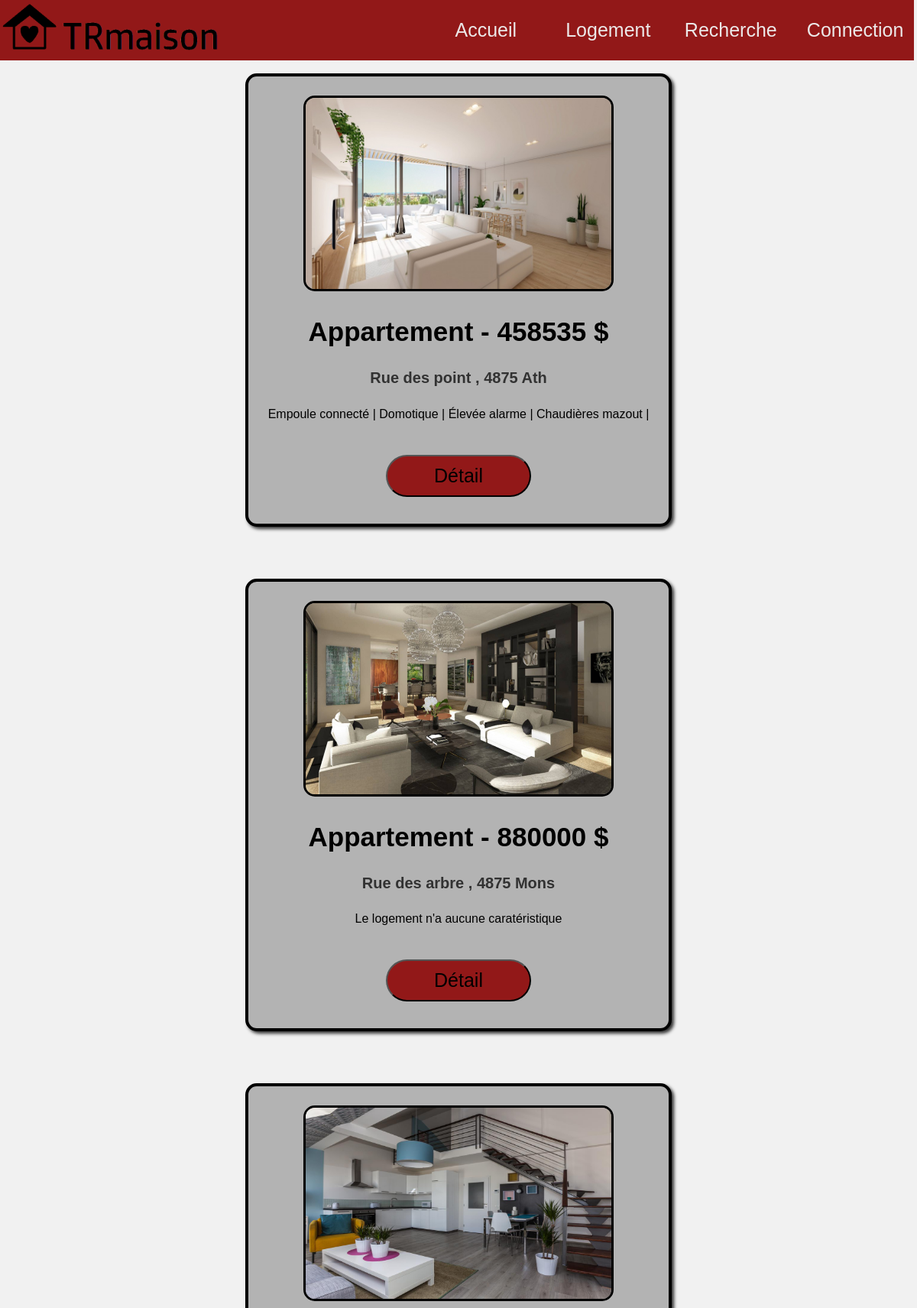
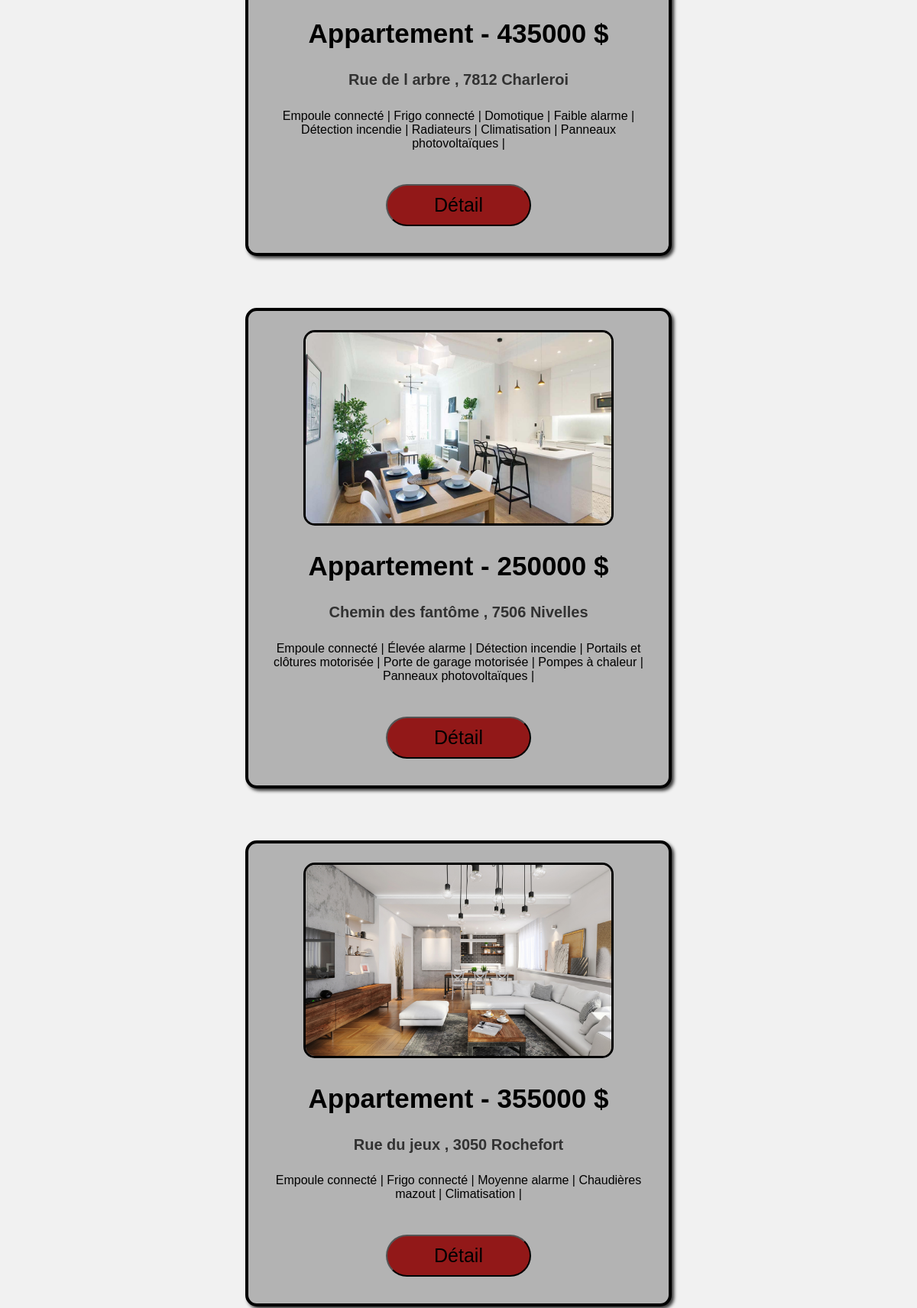
/Site/logement.php (upper part), run on the app's committed database (2 pictures, top to bottom).
### tables this page shows
CREATE TABLE `logement` (
  `ID_logement` int(11) NOT NULL,
  `type` int(11) NOT NULL,
  `categorie` int(11) NOT NULL,
  `localite` int(11) NOT NULL,
  `price` int(10) NOT NULL,
  `image` text NOT NULL,
  `description` text NOT NULL,
  `utilisateurs` int(11) DEFAULT NULL
);

CREATE TABLE `type` (
  `ID_type` int(11) NOT NULL,
  `name` varchar(32) NOT NULL
);

CREATE TABLE `categorie` (
  `ID_categorie` int(11) NOT NULL,
  `empoule_connecte` int(5) DEFAULT NULL,
  `frigo_connecte` int(5) DEFAULT NULL,
  `telephone` int(5) DEFAULT NULL,
  `alarme` int(5) DEFAULT NULL,
  `detection_incendie` int(5) DEFAULT NULL,
  `portails_et_clotures_motorisee` int(5) DEFAULT NULL,
  `porte_de_garage_motorisee` int(5) DEFAULT NULL,
  `chauffage` int(5) DEFAULT NULL,
  `climatisation` int(5) DEFAULT NULL,
  `piscine` int(5) DEFAULT NULL,
  `jacuzzi` int(5) DEFAULT NULL,
  `panneaux_photovoltaiques` int(5) DEFAULT NULL
);

### Site/logement.php (the view, shortened to what this page needs)
<!DOCTYPE html>
<html lang="fr-FR">
    <head>
        <link rel="stylesheet" href="General.css">
    </head>
    <body>
        <ul class="selecteur1">
            <li class="logo_haut_page"><img class="logo" src="..\image\logo_TRmaison_nom.jpg" width="300px" height="75px" alt="logo_TRmaison"></li>
            <?php session_start();
                if (isset($_SESSION['ID_utilisateur']))
                    { echo '<li class="selecteur2"><a href="utilisateur\deconnection.php">'.'<img classe="image-profil" src="../image/'.$_SESSION['photo'].'" width="25px" height="25px" alt="Photo de profil">'.' '.'<strong>'.$_SESSION['prenom'].'</strong></a></li>'; }
                else
                    { echo '<li class="selecteur2"><a href="utilisateur\Connection.php">Connection</a></li>'; }
            ?>
            <li class="selecteur2"><a href="Recherche.php">Recherche</a></li>
            <li class="selecteur2"><a href="logement.php">Logement</a></li>
            <li class="selecteur2"><a href="index.php">Accueil</a></li>
        </ul>
                <center>
                    <?php
                    $db=Database::connect();
                    $statement=$db->query('SELECT logement.ID_logement, logement.price, logement.image, CONCAT( localite.rue, " , ", localite.code_postal, " ", localite.ville ) AS lieu, type.name AS name, categorie.empoule_connecte AS empoule, categorie.frigo_connecte AS frigo, categorie.telephone AS telephone, categorie.alarme AS alarme, categorie.detection_incendie AS incendie, categorie.portails_et_clotures_motorisee AS portails_clotures, categorie.porte_de_garage_motorisee AS garage, categorie.chauffage AS chauffage, categorie.climatisation AS climatisation, categorie.piscine AS piscine, categorie.jacuzzi AS jacuzzi, categorie.panneaux_photovoltaiques AS panneaux_photovoltaiques FROM logement
                                            INNER JOIN localite ON logement.localite=localite.ID_localite
                                            INNER JOIN type ON logement.type=type.ID_type
                                            INNER JOIN categorie ON logement.categorie=categorie.ID_categorie');
                    while($logement=$statement->fetch())
                    {
                        if ($logement['empoule'] == 0 && $logement['frigo'] == 0 && $logement['telephone'] == 0 && $logement['alarme'] == 0 && $logement['incendie'] == 0 && $logement['portails_clotures'] == 0 && $logement['garage'] == 0 && $logement['chauffage'] == 0 && $logement['climatisation'] == 0 && $logement['piscine'] == 0 && $logement['jacuzzi'] == 0 && $logement['panneaux_photovoltaiques'] == 0) {
                            $CFT = 'Le logement n\'a aucune caratéristique';
                        }
                        else {
                            switch ($logement['empoule']) {
                                case 1: $CF1 = 'Empoule connecté | '; break;
                                default: $CF1 = '';
                            }
                            switch ($logement['frigo']) {
                                case 1: $CF2 = 'Frigo connecté | '; break;
                                default: $CF2 = '';
                            }
                            switch ($logement['telephone']) {
                                case 1: $CF3 = 'Domotique | '; break;
                                default: $CF3 = '';
                            }
                            switch ($logement['alarme']) {
                                case 1: $CF4 = 'Faible alarme | '; break;
                                case 2: $CF4 = 'Moyenne alarme | '; break;
                                case 3: $CF4 = 'Élevée alarme | '; break;
                            }
                            switch ($logement['incendie']) {
                                case 1: $CF5 = 'Détection incendie | '; break;
                                default: $CF5 = '';
                            }
                            switch ($logement['portails_clotures']) {
                                case 1: $CF6 = 'Portails et clôtures motorisée | '; break;
                                default: $CF6 = '';
                            }
                            switch ($logement['garage']) {
                                case 1: $CF7 = 'Porte de garage motorisée | '; break;
                                default: $CF7 = '';
                            }
                            switch ($logement['chauffage']) {
                                case 1: $CF8 = 'Radiateurs | '; break;
                                case 2: $CF8 = 'Chauffage par le sol | '; break;
                                case 3: $CF8 = 'Chaudières gaz | '; break;
                                case 4: $CF8 = 'Chaudières mazout | '; break;
                                case 5: $CF8 = 'Pompes à chaleur | '; break;
                                default: $CF8 = '';
                            }
                            switch ($logement['climatisation']) {
                                case 1: $CF9 = 'Climatisation | '; break;
                                default: $CF9 = '';
                            }
                            switch ($logement['piscine']) {
                                case 1: $CF10 = 'Petite piscine | '; break;
                                case 2: $CF10 = 'Moyenne piscine | '; break;
                                case 3: $CF10 = 'Grande piscine | '; break;
                                default: $CF10 = '';
                            }
                            switch ($logement['jacuzzi']) {
                                case 1: $CF11 = 'Jacuzzi | '; break;
                                default: $CF11 = '';
                            }
                            switch ($logement['panneaux_photovoltaiques']) {
                                case 1: $CF12 = 'Panneaux photovoltaïques | '; break;
                                default: $CF12 = '';
                            }
                            $CFT = $CF1 . $CF2 . $CF3 . $CF4 . $CF5 . $CF6 . $CF7 . $CF8 . $CF9 . $CF10 . $CF11 . $CF12 ;
                        }
                        echo '<div class="carre">';
                        echo '<img class="image" src="'.$logement['image'].'" width="400" height="250" alt="image logement"> </img>';
                        echo '<h2 class="h2-logement-page2">'.$logement['name'].' - '.$logement['price'].' $'.'</h2>';
                        echo '<h4 class="h4-logement-page2">'. $logement['lieu'].'</h4>';
                        echo '<p>'. $CFT .'</p>';
                        echo '<form method="POST" action="detail.php?logement='.$logement['ID_logement'].'">'.'<button type="submit" value="detail">Détail</button>'.'</form>';
                        echo '</div>';
                        echo '<br/>';
                    }
                    ?>
                </center>
    </body>
</html>

### Site/General.css (style rules this page uses)
body { font-family: Verdana, Geneva, Tahoma, sans-serif; text-align: center; background-color: rgb(241, 241, 241); }
.selecteur2 { float: right; width: 160px; }
.selecteur2 a { display: block; color: rgb(236, 232, 232); text-align: center; padding: 25px 20px; text-decoration: none; font-size: 25px; }
.logo_haut_page { float: left; }
.selecteur1 { list-style-type: none; margin: -8px; padding: 0px; overflow: hidden; background-color: rgb(146, 24, 24); font-family: 'Gill Sans', 'Gill Sans MT', Calibri, 'Trebuchet MS', sans-serif; width: 101%; }
.boutton , button { background-color: rgb(146, 24, 24); cursor: pointer; border-radius: 30px; font-size: 25px; margin: 10px; color: black; width: 190px; height: 55px; text-align: center; text-decoration: none; }
.carre { background-color: rgb(179, 179, 179); padding: 25px; margin: 25px; width: 500px; height: auto; border: 4px solid black; border-radius: 15px; box-shadow: 3px 3px 4px #323232; }
.image { border:3px solid black; border-radius: 15px; }
a { font-size: 20px; }
.h2-logement-page2 { font-size: 35px; }
.h4-logement-page2 { font-size: 20px; color: #323232; }

### data on the page
logement: image (picture), type.name "Appartement", price "458535", lieu "Rue des point , 4875 Ath", categorie.panneaux_photovoltaiques "Empoule connecté | Domotique | Élevée alarme | Chaudières mazout |"
logement: image (picture), type.name "Appartement", price "880000", lieu "Rue des arbre , 4875 Mons", categorie.panneaux_photovoltaiques "Le logement n'a aucune caratéristique"
logement: image (picture), type.name "Appartement", price "435000", lieu "Rue de l arbre , 7812 Charleroi", categorie.panneaux_photovoltaiques "Empoule connecté | Frigo connecté | Domotique | Faible alarme | Détection incendie | Radiateurs | Climatisation | Panneaux photovoltaïques |"
logement: image (picture), type.name "Appartement", price "250000", lieu "Chemin des fantôme , 7506 Nivelles", categorie.panneaux_photovoltaiques "Empoule connecté | Élevée alarme | Détection incendie | Portails et clôtures motorisée | Porte de garage motorisée | Pompes à chaleur | Panneaux photovoltaïques |"
logement: image (picture), type.name "Appartement", price "355000", lieu "Rue du jeux , 3050 Rochefort", categorie.panneaux_photovoltaiques "Empoule connecté | Frigo connecté | Moyenne alarme | Chaudières mazout | Climatisation |"
